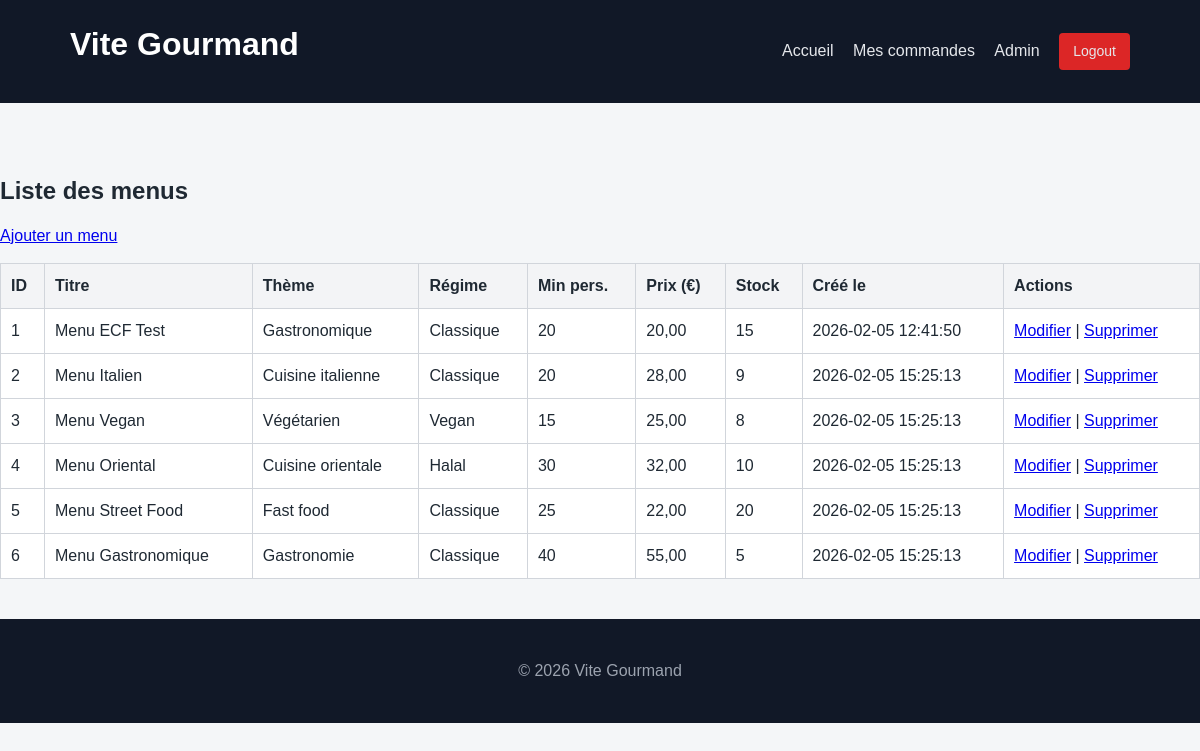
The page /admin_menus.php (signed in) on the database its author committed.
### tables this page shows
CREATE TABLE `menus` (
  `id` int(11) NOT NULL,
  `title` varchar(150) NOT NULL,
  `theme` varchar(100) DEFAULT NULL,
  `diet` varchar(100) DEFAULT NULL,
  `min_people` int(11) NOT NULL,
  `base_price` decimal(10,2) NOT NULL,
  `stock` int(11) NOT NULL DEFAULT 0,
  `created_at` datetime DEFAULT current_timestamp(),
  `is_active` tinyint(1) NOT NULL DEFAULT 1
);

### admin_menus.php (the view, shortened to what this page needs)
<?php
require_once 'db.php';
require_once 'partials/header.php';
$sql = "
    SELECT
        id,
        title,
        theme,
        diet,
        min_people AS min_persons,
        base_price AS price,
        stock,
        created_at
    FROM menus
";
$stmt = $pdo->query($sql);
$menus = $stmt->fetchAll(PDO::FETCH_ASSOC);
?>
<h2>Liste des menus</h2>
<p><a href="admin_menu_create.php">Ajouter un menu</a></p>
<table border="1" cellpadding="8">
    <thead>
        <tr>
            <th>ID</th>
            <th>Titre</th>
            <th>Thème</th>
            <th>Régime</th>
            <th>Min pers.</th>
            <th>Prix (€)</th>
            <th>Stock</th>
            <th>Créé le</th>
            <th>Actions</th>
        </tr>
    </thead>
    <tbody>
    <?php foreach ($menus as $menu): ?>
        <tr>
            <td><?= $menu['id'] ?></td>
            <td><?= htmlspecialchars($menu['title']) ?></td>
            <td><?= htmlspecialchars($menu['theme']) ?></td>
            <td><?= htmlspecialchars($menu['diet']) ?></td>
            <td><?= $menu['min_persons'] ?></td>
            <td><?= number_format($menu['price'], 2, ',', ' ') ?></td>
            <td><?= $menu['stock'] ?></td>
            <td><?= $menu['created_at'] ?></td>
            <td>
                <a href="admin_menu_edit.php?id=<?= $menu['id'] ?>">Modifier</a> |
                <a href="admin_menu_delete.php?id=<?= $menu['id'] ?>"
                   onclick="return confirm('Supprimer ce menu ?');">
                   Supprimer
                </a>
            </td>
        </tr>
    <?php endforeach; ?>
    </tbody>
</table>
<?php require_once 'partials/footer.php'; ?>

### assets/css/style.css (style rules this page uses)
* { box-sizing: border-box; margin: 0; padding: 0; font-family: Arial, Helvetica, sans-serif; }
body { background-color: #f4f6f8; color: #1f2933; line-height: 1.5; }
h1, h2, h3 { margin-bottom: 15px; }
table { width: 100%; border-collapse: collapse; margin-top: 15px; background: #fff; }
th, td { padding: 10px; border: 1px solid #d1d5db; text-align: left; }
th { background-color: #f3f4f6; font-weight: 600; }

### rows shown on the page
menus: id "1", title "Menu ECF Test", theme "Gastronomique", diet "Classique", min_people "20", base_price "20,00", stock "15", created_at "2026-02-05 12:41:50"
menus: id "2", title "Menu Italien", theme "Cuisine italienne", diet "Classique", min_people "20", base_price "28,00", stock "9", created_at "2026-02-05 15:25:13"
menus: id "3", title "Menu Vegan", theme "Végétarien", diet "Vegan", min_people "15", base_price "25,00", stock "8", created_at "2026-02-05 15:25:13"
menus: id "4", title "Menu Oriental", theme "Cuisine orientale", diet "Halal", min_people "30", base_price "32,00", stock "10", created_at "2026-02-05 15:25:13"
menus: id "5", title "Menu Street Food", theme "Fast food", diet "Classique", min_people "25", base_price "22,00", stock "20", created_at "2026-02-05 15:25:13"
menus: id "6", title "Menu Gastronomique", theme "Gastronomie", diet "Classique", min_people "40", base_price "55,00", stock "5", created_at "2026-02-05 15:25:13"
